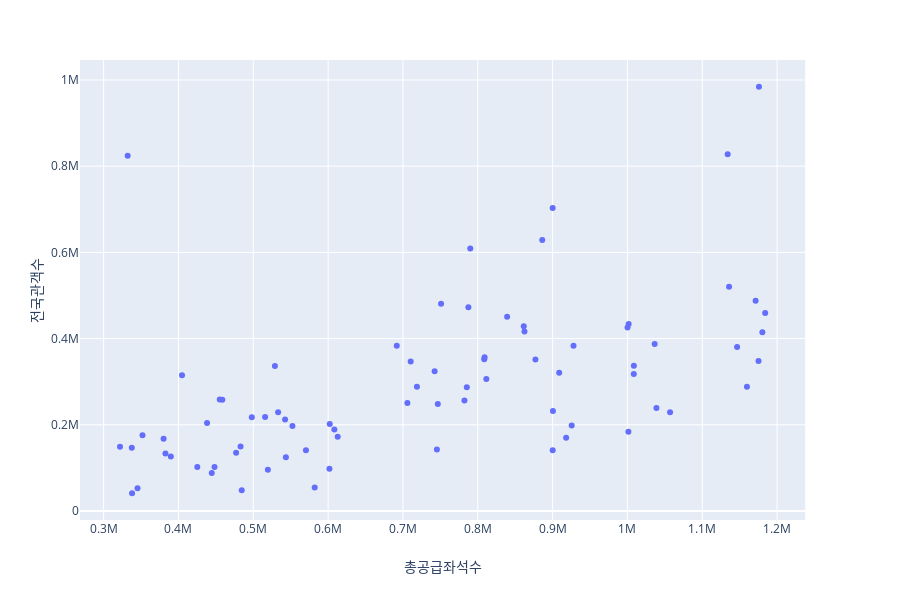

The notebook cell this image was saved under:
### Code cell
px.scatter(df, x='총공급좌석수', y='전국관객수'
          , hover_name='영화명'
          )

### Figure 1 — Plotly figure (JSON) as saved in the notebook; plotly's stock layout.template omitted (floating-point values rounded to 4 significant figures)
{"data": [{"hoverlabel": {"namelength": 0}, "hovertemplate": "<b>%{hovertext}</b><br><br>총공급좌석수=%{x}<br>전국관객수=%{y}", "hovertext": ["1급기밀", "7호실", "걷기왕", "경성학교: 사라진 소녀들", "계춘할망", "공범자들", "국가대표 2", "그대 이름은 장미", "극적인 하룻밤", "글로리데이", "기묘한 가족", "기방도령", "나를 기억해", "나를 잊지 말아요", "나의 절친 악당들", "남과 여", "내 심장을 쏴라", "눈길", "대배우", "대장 김창수", "덕구", "데자뷰", "도리화가", "동네사람들", "로마의 휴일", "루시드 드림", "머니백", "무뢰한", "미쓰 와이프", "미옥", "배반의 장미", "배심원들", "번 더 스테이지: 더 무비", "보통사람", "브링 더 소울 : 더 무비", "비밀은 없다", "비스트", "비정규직 특수요원", "뽀로로 극장판 공룡섬 대모험", "사랑하기 때문에", "서부전선", "서울역", "석조저택 살인사건", "소셜포비아", "소수의견", "속닥속닥", "손님", "순정", "시간위의 집", "싱글라이더", "어느날", "어린 의뢰인", "언니", "여중생A", "연애의 맛", "오피스", "왓칭", "우상", "워킹걸", "원더풀 고스트", "원라인", "위험한 상견례 2", "은밀한 유혹", "자전차왕 엄복동", "조선마술사", "진범", "채비", "치외법권", "치즈인더트랩", "침묵", "크게 될 놈", "함정", "허스토리", "헬머니", "혼숨", "화장", "흥부: 글로 세상을 바꾼 자"], "legendgroup": "", "marker": {"color": "#636efa", "symbol": "circle"}, "mode": "markers", "name": "", "showlegend": false, "type": "scatter", "x": [515783, 1175176, 519467, 809102, 750955, 455165, 900075, 444470, 908816, 608364, 782177, 785330, 900121, 1000128, 382618, 438218, 1036377, 389777, 918096, 1146562, 811417, 484558, 1008520, 1184090, 477028, 425169, 345298, 1180312, 1175746, 1038733, 338004, 1159717, 404749, 927919, 528894, 705949, 602183, 482984, 332106, 742332, 789973, 337631, 808640, 746561, 691721, 497996, 1133949, 533161, 543566, 877067, 900462, 925513, 552311, 601772, 542489, 861448, 582083, 1001304, 321886, 839234, 1001638, 787458, 745356, 612818, 886199, 380133, 351978, 710348, 1056979, 1171299, 448195, 458593, 1008576, 1135853, 718710, 570368, 862457], "xaxis": "x", "y": [217803, 347790, 95542, 356342, 480987, 258478, 703024, 88054, 320923, 189047, 256202, 286806, 140849, 425799, 133553, 203775, 387409, 126443, 169855, 380581, 306126, 48279, 317505, 459020, 134827, 102170, 52618, 414626, 984265, 238587, 41054, 288113, 315010, 383336, 336074, 250650, 202007, 149719, 824079, 324420, 609063, 146548, 351830, 248215, 383332, 217444, 827918, 229059, 124601, 351276, 232016, 198211, 197134, 97849, 212154, 428429, 54410, 183784, 149181, 450374, 433825, 472693, 142405, 172212, 628576, 167333, 175889, 346483, 229005, 487897, 102223, 257716, 336822, 519983, 288016, 140616, 416303], "yaxis": "y"}], "layout": {"height": 600, "legend": {"tracegroupgap": 0}, "margin": {"t": 60}, "xaxis": {"anchor": "y", "domain": [0, 0.98], "title": {"text": "총공급좌석수"}}, "yaxis": {"anchor": "x", "domain": [0, 1], "title": {"text": "전국관객수"}}}}
